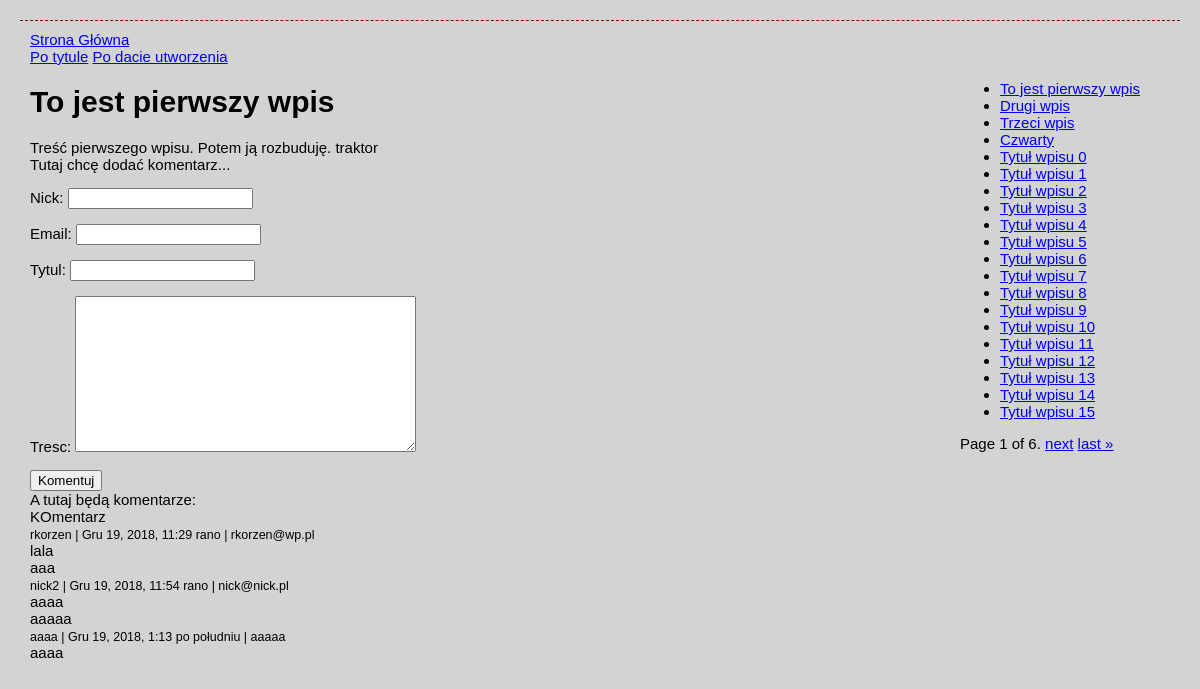
The app's page /blog/wpisy2/1, older data.
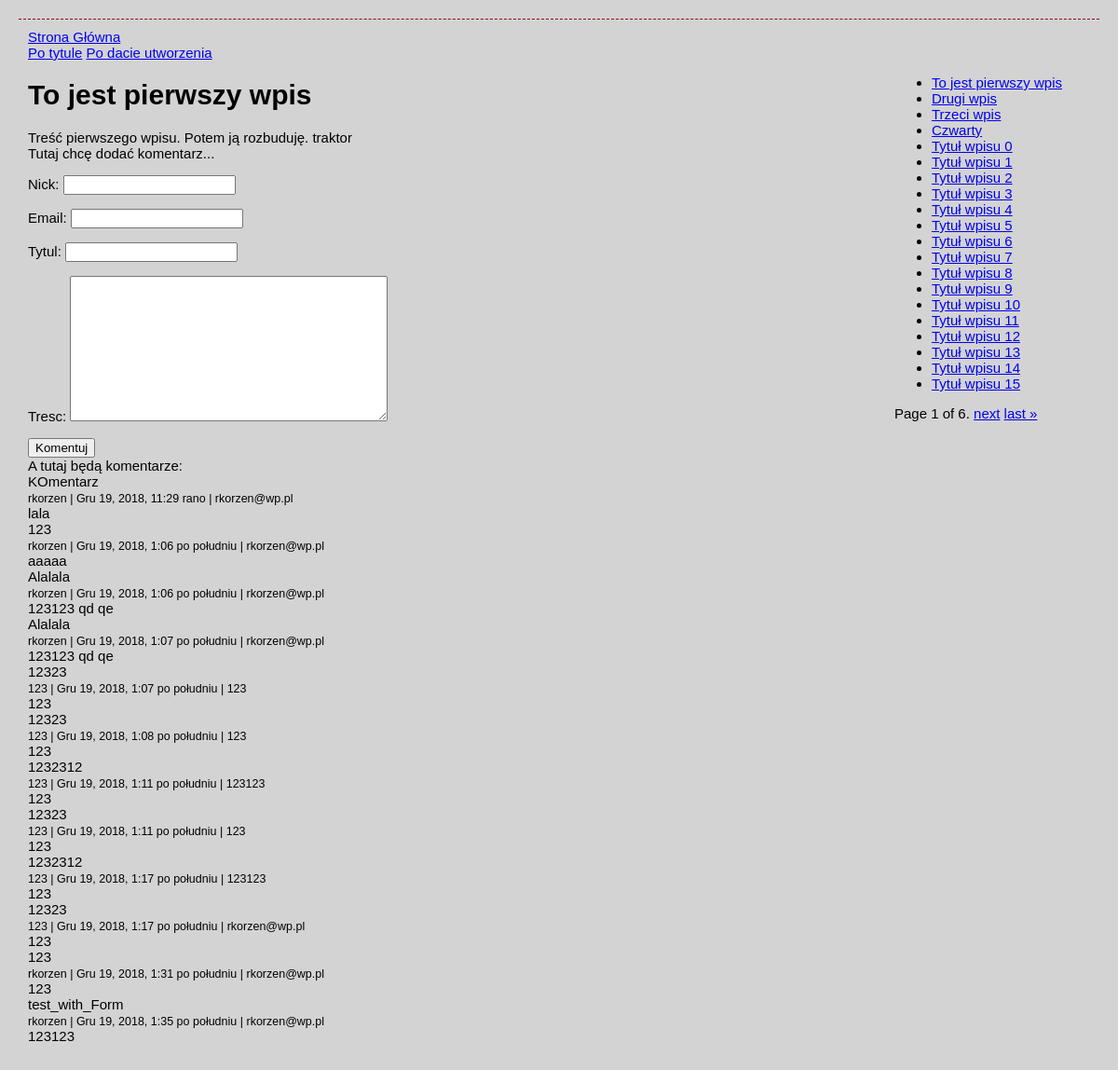
The same page, newer data.
### blog/models.py (models this page shows, shortened)
class TimestampModel(models.Model):
    created = models.DateTimeField(auto_now_add=True)
    modified = models.DateTimeField(auto_now=True)
    class Meta:
        abstract = True

class Wpis(TimestampModel):
    tytul = models.CharField(max_length=200)
    tresc = models.TextField()
    tagi = models.ManyToManyField(Tag, blank=True)
    class Meta:
        verbose_name_plural = "Wpisy"

### comments/models.py (models this page shows)
class Komentarz(models.Model):
    nick = models.CharField(max_length=100)
    email = models.EmailField()
    tytul = models.CharField(max_length=200)
    tresc = models.TextField()
    wpis = models.ForeignKey('blog.Wpis', on_delete=models.CASCADE)
    created = models.DateTimeField(auto_now_add=True)

### blog/views.py (the view)
# urls.py: path('blog/wpisy2/<id_wpisu>', details_with_form, name='szczegoly-wpisu2'),  # użycie forms.Form
def details_with_form(request, id_wpisu):
    errors = ""
    wpis = Wpis.objects.get(pk=id_wpisu)
    if request.method == 'POST':
        form = FormKomentarz(request.POST)
        if form.is_valid():
            obj = form.save(commit=False)
            obj.wpis_id = wpis.id
            obj.save()
    else:
        form = FormKomentarz()
    tagi = wpis.tagi.all()
    wpisy = Wpis.objects.all()
    paginator = Paginator(wpisy, 20)  # pokaż 1 wpisie na stronie
    page = request.GET.get('page')
    wpisy = paginator.get_page(page)
    return render(
        request=request,
        template_name='blog/index2.html',
        context={
            'wybrany_wpis': wpis,
            'wpisy': wpisy,
            'page': page,
            'tagi': tagi,
            'form': form,
            'errors': errors
        }
    )

### comments/forms.py
class FormKomentarz(forms.Form):
    nick = forms.CharField()
    email = forms.EmailField()
    tytul = forms.CharField()
    tresc = forms.CharField(widget=forms.Textarea())

### blog/templates/blog/index2.html (shortened to what this page needs)
{% extends 'base.html' %}
{% block lista_wpisow %}
<div class="filters">
    <a href="{% url 'wpisy-main' %}?orderby=tytul">Po tytule</a>
    <a href="{% url 'wpisy-main' %}?orderby=created">Po dacie utworzenia</a>
</div>
<div class="sidebar">
    <div class="lista_wpisow">
        <ul>
            {% for wpis in wpisy %}
            <li><a href="{% url 'szczegoly-wpisu' id_wpisu=wpis.id %}?page={{page}}">{{ wpis.tytul }}</a></li>
            {% endfor %}
        </ul>
    </div>
    <div class="pagination">
        <span class="step-links">
            <span class="current">
                Page {{ wpisy.number }} of {{ wpisy.paginator.num_pages }}.
            </span>
            {% if wpisy.has_next %}
                <a href="?page={{ wpisy.next_page_number }}">next</a>
                <a href="?page={{ wpisy.paginator.num_pages }}">last &raquo;</a>
            {% endif %}
        </span>
    </div>
</div>
{% endblock %}
{% block wpis %}
<div class="wpis">
    <h1>{{ wybrany_wpis.tytul }}</h1>
    <div class="tresc_wpisu">{{ wybrany_wpis.tresc }}</div>
</div>
Tutaj chcę dodać komentarz...
<form method="POST" action="{% url 'szczegoly-wpisu2' id_wpisu=wybrany_wpis.id %}">
    {{ form.as_p }}
    <button type="submit">Komentuj</button>
</form>
A tutaj będą komentarze:
{% for k in wybrany_wpis.komentarz_set.all %}
    <div class="comment">
    {{k.tytul}}<br>
        <small>{{k.nick}} | {{k.created}} | {{k.email}}</small>
    <br>
        {{ k.tresc }}
    </div>
{% endfor %}
{% endblock %}

Row changes from the older to the newer data that the page shows:
removed Komentarz: tytul "aaa", nick "nick2", created "Gru 19, 2018, 11:54 rano", email "nick@nick.pl", tresc "aaaa"
added Komentarz: tytul "123", nick "rkorzen", created "Gru 19, 2018, 1:06 po południu", email "rkorzen@wp.pl", tresc "aaaaa"
changed Komentarz (number 3 of 12 on the later page): tytul "aaaaa" → "Alalala"; nick "aaaa" → "rkorzen"; created "Gru 19, 2018, 1:13 po południu" → "Gru 19, 2018, 1:06 po południu"; email "aaaaa" → "rkorzen@wp.pl"; tresc "aaaa" → "123123 qd qe"
now on this page (row edited): Komentarz: tytul "Alalala", nick "rkorzen", created "Gru 19, 2018, 1:07 po południu", email "rkorzen@wp.pl", tresc "123123 qd qe"
added Komentarz: tytul "12323", nick "123", created "Gru 19, 2018, 1:07 po południu", email "123", tresc "123"
added Komentarz: tytul "12323", nick "123", created "Gru 19, 2018, 1:08 po południu", email "123", tresc "123"
added Komentarz: tytul "1232312", nick "123", created "Gru 19, 2018, 1:11 po południu", email "123123", tresc "123"
added Komentarz: tytul "12323", nick "123", created "Gru 19, 2018, 1:11 po południu", email "123", tresc "123"
added Komentarz: tytul "1232312", nick "123", created "Gru 19, 2018, 1:17 po południu", email "123123", tresc "123"
added Komentarz: tytul "12323", nick "123", created "Gru 19, 2018, 1:17 po południu", email "rkorzen@wp.pl", tresc "123"
added Komentarz: tytul "123", nick "rkorzen", created "Gru 19, 2018, 1:31 po południu", email "rkorzen@wp.pl", tresc "123"
added Komentarz: tytul "test_with_Form", nick "rkorzen", created "Gru 19, 2018, 1:35 po południu", email "rkorzen@wp.pl", tresc "123123"
